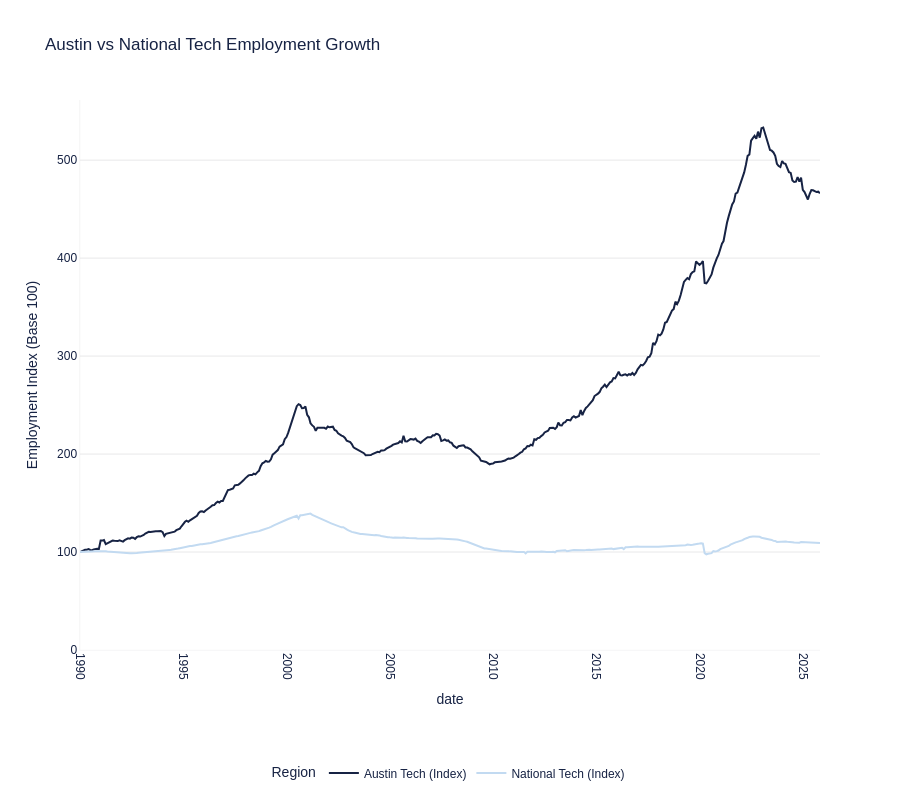

The cell this chart's notebook holds for it:
### Markdown cell above
## Chart 4: Austin vs National Tech Employment Growth

Compares tech employment growth between Austin and the nation, indexed to 100 at the earliest common date

### Code cell
# Fetch tech employment data
df_austin_tech = fetch_fred_series('AUST448INFO', 'Austin Tech')
df_national_tech = fetch_fred_series('USINFO', 'National Tech')

# Merge on date
df_tech = df_austin_tech.merge(df_national_tech, on='date', how='inner')

# Find earliest common date and index both series to 100
if len(df_tech) > 0:
    base_austin = df_tech['Austin Tech'].iloc[0]
    base_national = df_tech['National Tech'].iloc[0]
    
    df_tech['Austin Tech (Index)'] = (df_tech['Austin Tech'] / base_austin) * 100
    df_tech['National Tech (Index)'] = (df_tech['National Tech'] / base_national) * 100
    
    # Convert to long format
    df_tech_long = df_tech[['date', 'Austin Tech (Index)', 'National Tech (Index)']].melt(
        id_vars=['date'],
        var_name='Region',
        value_name='Employment Index (Base 100)'
    )
    
    # Create chart
    fig = aquila_styled_line_chart(
        df_tech_long,
        x='date',
        y='Employment Index (Base 100)',
        color='Region',
        title='Austin vs National Tech Employment Growth',
        height=800
    )
    
    fig.update_yaxes(rangemode='tozero')
    
    # Save chart
    fig.write_html('charts/economic-indicators/austin_vs_national_tech_employment.html')
    print("✓ Chart saved: austin_vs_national_tech_employment.html")
    
    fig.show()
else:
    print("Warning: No overlapping data for tech employment comparison")

### Figure 1 — Plotly figure (JSON) as saved in the notebook; plotly's stock layout.template omitted (floating-point values rounded to 4 significant figures; data arrays with more than 128 entries replaced by an {"elided": "..."} marker saying what was removed)
{"data": [{"hovertemplate": "Region=Austin Tech (Index)<br>date=%{x}<br>Employment Index (Base 100)=%{y}<extra></extra>", "legendgroup": "Austin Tech (Index)", "line": {"color": "#172344", "dash": "solid"}, "marker": {"symbol": "circle"}, "mode": "lines", "name": "Austin Tech (Index)", "orientation": "v", "showlegend": true, "type": "scatter", "x": {"elided": "431 str values"}, "xaxis": "x", "y": {"elided": "431 float values"}, "yaxis": "y"}, {"hovertemplate": "Region=National Tech (Index)<br>date=%{x}<br>Employment Index (Base 100)=%{y}<extra></extra>", "legendgroup": "National Tech (Index)", "line": {"color": "#C2DAF1", "dash": "solid"}, "marker": {"symbol": "circle"}, "mode": "lines", "name": "National Tech (Index)", "orientation": "v", "showlegend": true, "type": "scatter", "x": {"elided": "431 str values"}, "xaxis": "x", "y": {"elided": "431 float values"}, "yaxis": "y"}], "layout": {"font": {"color": "#172344", "family": "Futura LT Pro, Futura, Arial, sans-serif"}, "height": 800, "legend": {"orientation": "h", "title": {"font": {"family": "Futura LT Pro, Futura, Arial, sans-serif"}, "text": "Region"}, "tracegroupgap": 0, "x": 0.5, "xanchor": "center", "y": -0.25, "yanchor": "bottom"}, "margin": {"b": 100}, "paper_bgcolor": "white", "plot_bgcolor": "white", "title": {"font": {"family": "Futura LT Pro, Futura, Arial, sans-serif"}, "text": "Austin vs National Tech Employment Growth"}, "xaxis": {"anchor": "y", "domain": [0, 1], "linecolor": "#e9e9ea", "linewidth": 0.5, "mirror": false, "showgrid": false, "showline": true, "tickangle": 90, "title": {"text": "date"}, "zeroline": false}, "yaxis": {"anchor": "x", "domain": [0, 1], "gridcolor": "#e9e9ea", "linecolor": "#e9e9ea", "linewidth": 0.5, "mirror": false, "rangemode": "tozero", "showgrid": true, "showline": true, "title": {"text": "Employment Index (Base 100)"}, "zeroline": true}}}
